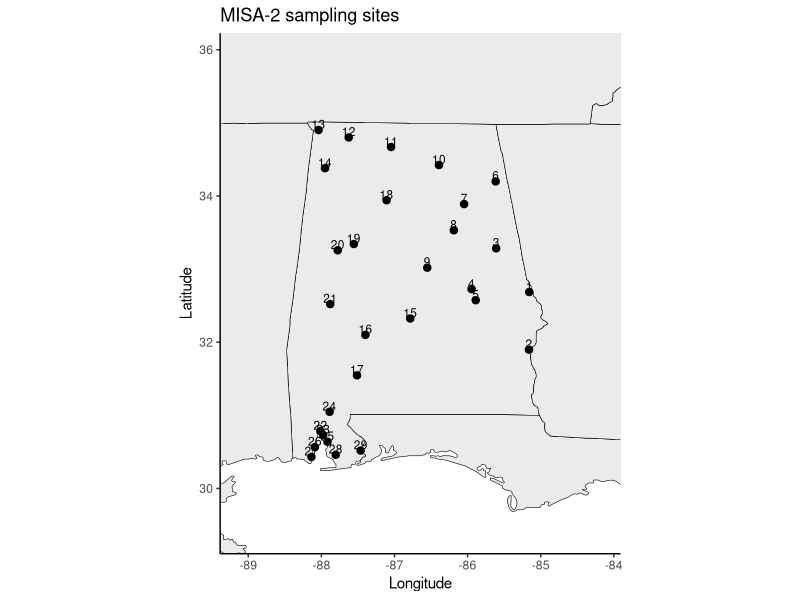
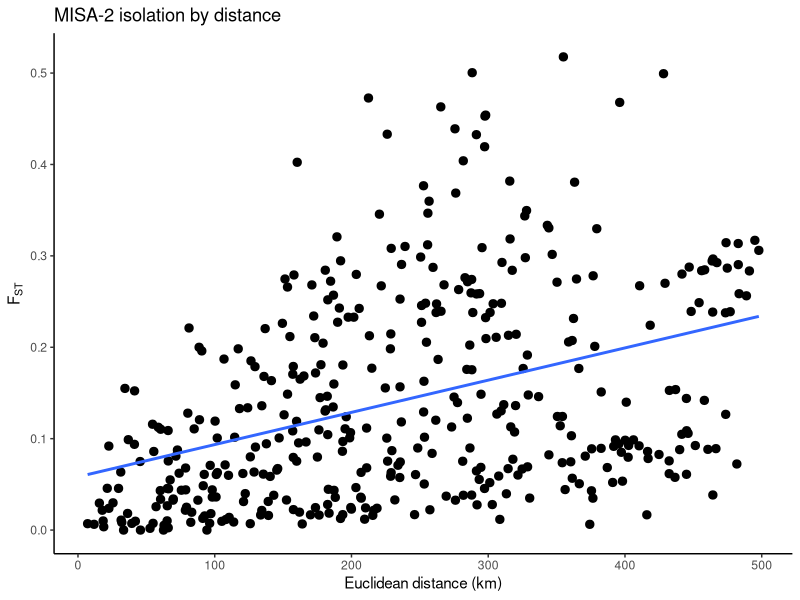

Reproduce these figures in R, in order. (Note: this script raises an error after producing the figures.)
# -----------------------------
# MISA-2
# Micropterus salmoides
# statewide Alabama location-level SNP FST
# hard-coded from Appendix 8
# -----------------------------

library(ggplot2)
library(geosphere)
library(maps)

# -----------------------------
# 0) paths
# -----------------------------
base_dir <- "/Users/johnmccall/Library/CloudStorage/OneDrive-TheOhioStateUniversity/Spring_2026/Landgen_DGS/DGS-Patterns-of-Fish-Diversity/DGS-Patterns-of-Fish-Diversity/Objective 2/Data/MISA-2"
data_dir <- file.path(base_dir, "data")
dir.create(data_dir, recursive = TRUE, showWarnings = FALSE)

# -----------------------------
# 1) site coordinates
# best-available approximate site centroids
# site order follows Figure 1 / Appendix 8
# -----------------------------
MISA_2_coords <- data.frame(
  site_id = 1:29,
  site_name = c(
    "Lake Harding",
    "Lake Eufaula",
    "Harris Reservoir",
    "Lake Martin",
    "Yates Reservoir",
    "Weiss Reservoir",
    "Neely Henry Reservoir",
    "Logan Martin Reservoir",
    "Lay Lake",
    "Lake Guntersville",
    "Wheeler Reservoir",
    "Wilson Reservoir",
    "Pickwick Reservoir",
    "Bear Creek Reservoir",
    "Jones Bluff",
    "Miller's Ferry",
    "Claiborne",
    "Lewis Smith Reservoir",
    "Lake Tuscaloosa",
    "Sipsey River",
    "Demopolis",
    "Big Bayou Canot",
    "Crab Creek",
    "Tensaw Lake",
    "D'Olive Bay",
    "Dog River",
    "Fowl River",
    "Fish River",
    "Styx River"
  ),
  lat = c(
    32.6860, 31.8982, 33.2834, 32.7262, 32.5741,
    34.1990, 33.8889, 33.5305, 33.0188, 34.4231,
    34.6695, 34.8006, 34.9023, 34.3800, 32.3242,
    32.1001, 31.5468, 33.9417, 33.3427, 33.2571,
    32.5212, 30.7857, 30.7310, 31.0480, 30.6383,
    30.5649, 30.4305, 30.4602, 30.5183
  ),
  lon = c(
    -85.1576, -85.1602, -85.6095, -85.9458, -85.8891,
    -85.6161, -86.0476, -86.1882, -86.5520, -86.3922,
    -87.0472, -87.6259, -88.0387, -87.9500, -86.7843,
    -87.3978, -87.5125, -87.1083, -87.5561, -87.7764,
    -87.8792, -88.0128, -87.9756, -87.8875, -87.9162,
    -88.0883, -88.1358, -87.8039, -87.4628
  ),
  stringsAsFactors = FALSE
)

# -----------------------------
# 2) helper: fill symmetric matrix
# from lower-triangle values entered row-wise
# -----------------------------
fill_sym_from_lower <- function(pops, vals, diag_val = 0) {
  n <- length(pops)
  stopifnot(length(vals) == n * (n - 1) / 2)
  
  mat <- matrix(
    0,
    nrow = n,
    ncol = n,
    dimnames = list(pops, pops)
  )
  
  k <- 1
  for (i in 2:n) {
    for (j in 1:(i - 1)) {
      mat[i, j] <- vals[k]
      mat[j, i] <- vals[k]
      k <- k + 1
    }
  }
  
  diag(mat) <- diag_val
  mat
}

# -----------------------------
# 3) pairwise FST matrix
# lower triangle from Appendix 8
# row-wise by site order 1:29
# negatives set to 0 after reconstruction
# -----------------------------
fst_vals <- c(
  
  # row 2: Lake Eufaula
  0.0327,
  
  # row 3: Harris Reservoir
  0.0440, 0.1190,
  
  # row 4: Lake Martin
  0.0622, 0.1329, 0.0327,
  
  # row 5: Yates Reservoir
  0.0340, 0.1007, 0.0195, 0.0217,
  
  # row 6: Weiss Reservoir
  0.1719, 0.2874, 0.0629, 0.0964, 0.1044,
  
  # row 7: Neely Henry Reservoir
  0.1790, 0.2906, 0.0679, 0.0908, 0.1008, 0.0019,
  
  # row 8: Logan Martin Reservoir
  0.1360, 0.2425, 0.0337, 0.0609, 0.0599, 0.0128, 0.0097,
  
  # row 9: Lay Lake
  0.0612, 0.1302, 0.0155, 0.0455, 0.0250, 0.0795, 0.0713, 0.0452,
  
  # row 10: Lake Guntersville
  0.1555, 0.2476, 0.0673, 0.0862, 0.1116, 0.0436, 0.0549, 0.0608, 0.1085,
  
  # row 11: Wheeler Reservoir
  0.4040, 0.5177, 0.2797, 0.3103, 0.3598, 0.1635, 0.1851, 0.2262, 0.3208, 0.0756,
  
  # row 12: Wilson Reservoir
  0.3496, 0.4679, 0.2273, 0.2631, 0.3090, 0.1240, 0.1449, 0.1806, 0.2672, 0.0619, 0.0074,
  
  # row 13: Pickwick Reservoir
  0.3806, 0.4993, 0.2595, 0.2928, 0.3437, 0.1567, 0.1771, 0.2146, 0.2987, 0.0754, -0.0007, 0.0073,
  
  # row 14: Bear Creek Reservoir
  0.2142, 0.3297, 0.0898, 0.1202, 0.1395, 0.0161, 0.0185, 0.0358, 0.1066, 0.0381, 0.1207, 0.0860, 0.1125,
  
  # row 15: Jones Bluff
  0.2791, 0.4024, 0.1487, 0.1960, 0.2000, 0.0575, 0.0435, 0.0656, 0.1279, 0.1183, 0.2474, 0.2024, 0.2481, 0.0504,
  
  # row 16: Miller's Ferry
  0.3456, 0.4727, 0.2126, 0.2659, 0.2747, 0.0898, 0.0745, 0.1108, 0.1788, 0.1455, 0.2742, 0.2381, 0.2842, 0.0839, 0.0052,
  
  # row 17: Claiborne
  0.3121, 0.4331, 0.1867, 0.2329, 0.2429, 0.0823, 0.0686, 0.1016, 0.1598, 0.1460, 0.2712, 0.2315, 0.2782, 0.0775, 0.0139, -0.0010,
  
  # row 18: Lewis Smith Reservoir
  0.3082, 0.4326, 0.1705, 0.2105, 0.2274, 0.0587, 0.0440, 0.0708, 0.1589, 0.1107, 0.2211, 0.1871, 0.2204, 0.0485, 0.0280, 0.0360, 0.0371,
  
  # row 19: Lake Tuscaloosa
  0.2527, 0.3687, 0.1316, 0.1686, 0.1809, 0.0465, 0.0329, 0.0635, 0.1192, 0.0954, 0.2117, 0.1651, 0.2045, 0.0312, 0.0215, 0.0313, 0.0229, 0.0217,
  
  # row 20: Sipsey River
  0.3767, 0.5004, 0.2329, 0.2843, 0.2946, 0.1006, 0.0799, 0.1261, 0.1983, 0.1464, 0.2682, 0.2342, 0.2723, 0.0801, 0.0160, 0.0165, 0.0127, 0.0361, 0.0238,
  
  # row 21: Demopolis
  0.3467, 0.4630, 0.1983, 0.2519, 0.2570, 0.0753, 0.0589, 0.0969, 0.1681, 0.1292, 0.2457, 0.2055, 0.2394, 0.0631, 0.0096, 0.0101, 0.0088, 0.0246, 0.0074, 0.0085,
  
  # row 22: Big Bayou Canot
  0.3334, 0.4540, 0.2058, 0.2583, 0.2761, 0.1048, 0.0916, 0.1243, 0.1758, 0.1528, 0.2801, 0.2392, 0.2847, 0.0983, 0.0349, 0.0224, 0.0180, 0.0567, 0.0383, 0.0327, 0.0169,
  
  # row 23: Crab Creek
  0.3306, 0.4529, 0.2074, 0.2587, 0.2717, 0.1087, 0.0943, 0.1243, 0.1754, 0.1537, 0.2877, 0.2488, 0.2966, 0.0987, 0.0243, 0.0196, 0.0362, 0.0507, 0.0554, 0.0381, 0.0247, 0.0070,
  
  # row 24: Tensaw Lake
  0.3185, 0.4390, 0.1915, 0.2380, 0.2482, 0.0922, 0.0747, 0.1073, 0.1628, 0.1399, 0.2673, 0.2241, 0.2700, 0.0809, 0.0164, 0.0070, 0.0025, 0.0350, 0.0222, 0.0169, 0.0067, 0.0109, 0.0182,
  
  # row 25: D'Olive Bay
  0.3016, 0.4194, 0.1768, 0.2324, 0.2380, 0.0925, 0.0797, 0.1032, 0.1486, 0.1440, 0.2838, 0.2385, 0.2866, 0.0860, 0.0216, 0.0167, 0.0116, 0.0430, 0.0279, 0.0276, 0.0119, 0.0036, 0.0063, -0.0010,
  
  # row 26: Dog River
  0.2747, 0.3818, 0.1511, 0.2131, 0.2109, 0.0891, 0.0783, 0.0889, 0.1304, 0.1419, 0.2926, 0.2377, 0.2904, 0.0827, 0.0330, 0.0446, 0.0399, 0.0684, 0.0397, 0.0519, 0.0239, 0.0298, 0.0457, 0.0256, 0.0100,
  
  # row 27: Fowl River
  0.2010, 0.2980, 0.0851, 0.1478, 0.1362, 0.0723, 0.0617, 0.0521, 0.0668, 0.1266, 0.3135, 0.2563, 0.3060, 0.0880, 0.0607, 0.1009, 0.0944, 0.0926, 0.0692, 0.1129, 0.0709, 0.0938, 0.0989, 0.0876, 0.0635, 0.0295,
  
  # row 28: Fish River
  0.1141, 0.2095, 0.0349, 0.0591, 0.0455, 0.0384, 0.0167, 0.0063, 0.0117, 0.0883, 0.3144, 0.2586, 0.3170, 0.0577, 0.0628, 0.1347, 0.1338, 0.0987, 0.0602, 0.1372, 0.0869, 0.1523, 0.1550, 0.1089, 0.0919, 0.0456, 0.0084,
  
  # row 29: Styx River
  0.1768, 0.2683, 0.0737, 0.1224, 0.1128, 0.0610, 0.0535, 0.0443, 0.0647, 0.1058, 0.2944, 0.2389, 0.2835, 0.0757, 0.0681, 0.1096, 0.1016, 0.0894, 0.0672, 0.1269, 0.0754, 0.1103, 0.1158, 0.0809, 0.0750, 0.0432, 0.0266, -0.0120
)

MISA_2_fst <- fill_sym_from_lower(
  pops = as.character(MISA_2_coords$site_id),
  vals = fst_vals,
  diag_val = 0
)

# user workflow: set negative FST to 0
MISA_2_fst[MISA_2_fst < 0] <- 0

# -----------------------------
# 4) checks
# -----------------------------
stopifnot(nrow(MISA_2_fst) == 29)
stopifnot(ncol(MISA_2_fst) == 29)
stopifnot(identical(rownames(MISA_2_fst), as.character(MISA_2_coords$site_id)))
stopifnot(identical(colnames(MISA_2_fst), as.character(MISA_2_coords$site_id)))
stopifnot(isTRUE(all.equal(MISA_2_fst, t(MISA_2_fst))))

# -----------------------------
# 5) geographic distance matrix
# straight-line distance in km
# -----------------------------
geo_dist_km <- geosphere::distm(
  as.matrix(MISA_2_coords[, c("lon", "lat")]),
  fun = geosphere::distHaversine
) / 1000

rownames(geo_dist_km) <- MISA_2_coords$site_id
colnames(geo_dist_km) <- MISA_2_coords$site_id

# -----------------------------
# 6) IBD dataframe
# -----------------------------
ibd_df <- data.frame(
  site1   = rownames(MISA_2_fst)[row(MISA_2_fst)[upper.tri(MISA_2_fst)]],
  site2   = colnames(MISA_2_fst)[col(MISA_2_fst)[upper.tri(MISA_2_fst)]],
  fst     = MISA_2_fst[upper.tri(MISA_2_fst)],
  dist_km = geo_dist_km[upper.tri(geo_dist_km)]
)

# -----------------------------
# 7) map
# -----------------------------
usa <- map_data("state")
can <- map_data("world", region = "Canada")

map_plot <- ggplot() +
  geom_polygon(
    data = usa,
    aes(x = long, y = lat, group = group),
    fill = "grey92", color = "black", linewidth = 0.2
  ) +
  geom_polygon(
    data = can,
    aes(x = long, y = lat, group = group),
    fill = "grey86", color = "black", linewidth = 0.2
  ) +
  geom_point(
    data = MISA_2_coords,
    aes(x = lon, y = lat),
    size = 2.2
  ) +
  geom_text(
    data = MISA_2_coords,
    aes(x = lon, y = lat, label = site_id),
    nudge_y = 0.08,
    size = 3
  ) +
  coord_fixed(
    xlim = c(min(MISA_2_coords$lon) - 1, max(MISA_2_coords$lon) + 1),
    ylim = c(min(MISA_2_coords$lat) - 1, max(MISA_2_coords$lat) + 1)
  ) +
  theme_classic() +
  labs(
    title = "MISA-2 sampling sites",
    x = "Longitude",
    y = "Latitude"
  )

print(map_plot)

# -----------------------------
# 8) IBD plot
# -----------------------------
ibd_plot <- ggplot(ibd_df, aes(x = dist_km, y = fst)) +
  geom_point(size = 2.5) +
  geom_smooth(method = "lm", se = FALSE) +
  theme_classic() +
  labs(
    x = "Euclidean distance (km)",
    y = expression(F[ST]),
    title = "MISA-2 isolation by distance"
  )

print(ibd_plot)

# -----------------------------
# 9) assign objects and save
# -----------------------------
assign("MISA_2_fst", MISA_2_fst, envir = .GlobalEnv)
assign("MISA_2_coords", MISA_2_coords, envir = .GlobalEnv)

save(
  MISA_2_fst,
  MISA_2_coords,
  file = file.path(data_dir, "MISA-2.RData")
)

write.csv(
  MISA_2_coords,
  file = file.path(data_dir, "MISA-2_coords.csv"),
  row.names = FALSE
)
